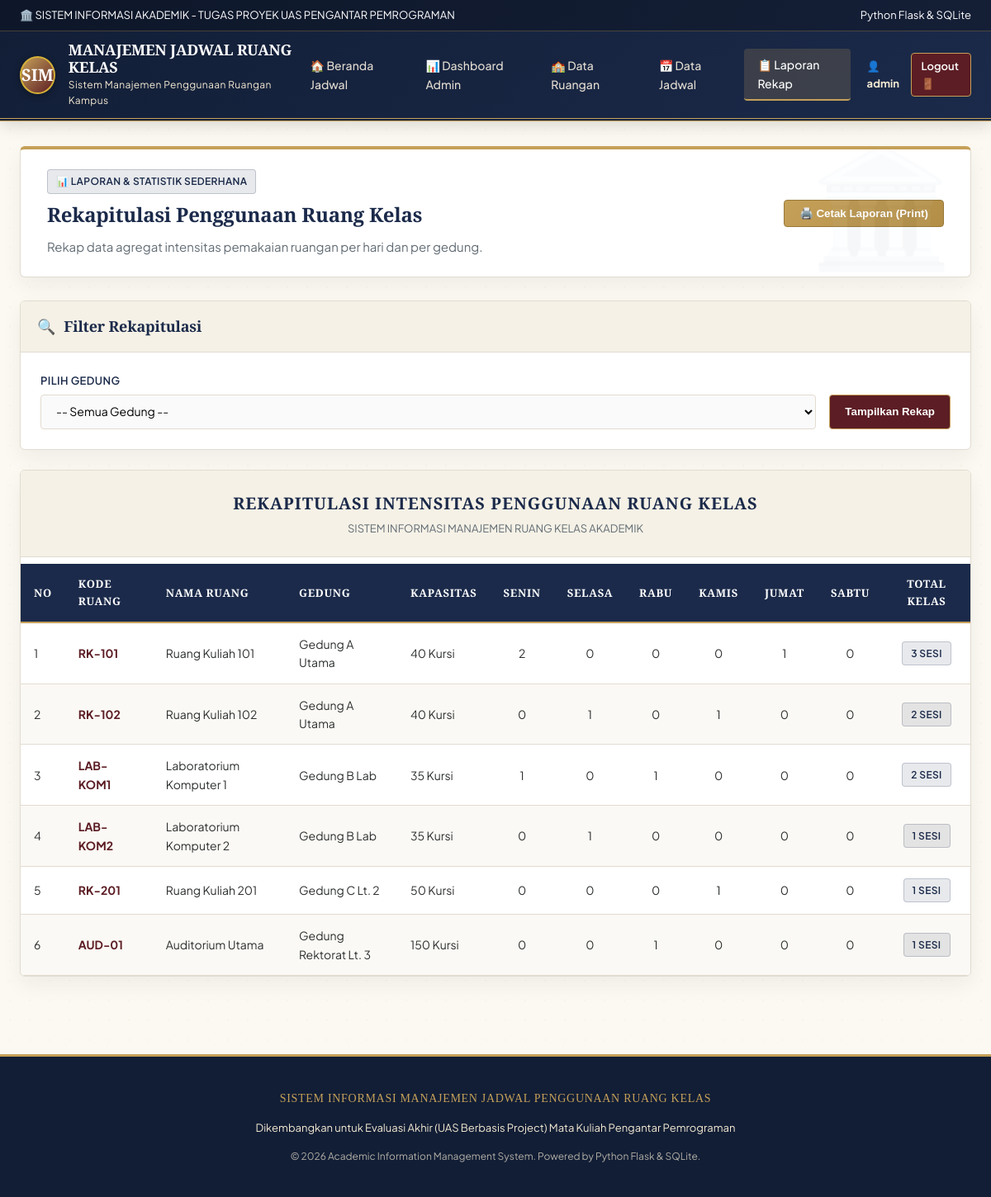
/admin/laporan (signed in), run on the app's committed database.
### tables this page shows
CREATE TABLE ruang (
            id INTEGER PRIMARY KEY AUTOINCREMENT,
            kode_ruang TEXT UNIQUE NOT NULL,
            nama_ruang TEXT NOT NULL,
            gedung TEXT NOT NULL,
            kapasitas INTEGER NOT NULL,
            fasilitas TEXT,
            status TEXT DEFAULT 'Tersedia'
        );

### app.py (the view)
@app.route('/admin/laporan')
@login_required
def laporan():
    conn = get_db_connection()
    cursor = conn.cursor()
    f_gedung = request.args.get('gedung', '').strip()
    sql_rekap = '''
        SELECT r.kode_ruang, r.nama_ruang, r.gedung, r.kapasitas, r.status,
               COUNT(j.id) AS total_jadwal,
               SUM(CASE WHEN j.hari = 'Senin' THEN 1 ELSE 0 END) AS count_senin,
               SUM(CASE WHEN j.hari = 'Selasa' THEN 1 ELSE 0 END) AS count_selasa,
               SUM(CASE WHEN j.hari = 'Rabu' THEN 1 ELSE 0 END) AS count_rabu,
               SUM(CASE WHEN j.hari = 'Kamis' THEN 1 ELSE 0 END) AS count_kamis,
               SUM(CASE WHEN j.hari = 'Jumat' THEN 1 ELSE 0 END) AS count_jumat,
               SUM(CASE WHEN j.hari = 'Sabtu' THEN 1 ELSE 0 END) AS count_sabtu
        FROM ruang r
        LEFT JOIN jadwal j ON r.id = j.ruang_id
    '''
    params = []
    if f_gedung:
        sql_rekap += ' WHERE r.gedung = ?'
        params.append(f_gedung)
    sql_rekap += ' GROUP BY r.id ORDER BY r.gedung ASC, r.kode_ruang ASC'
    cursor.execute(sql_rekap, params)
    rekap_ruang = cursor.fetchall()
    cursor.execute('SELECT DISTINCT gedung FROM ruang ORDER BY gedung ASC')
    gedung_list = [row['gedung'] for row in cursor.fetchall()]
    conn.close()
    return render_template('laporan.html', rekap_ruang=rekap_ruang, gedung_list=gedung_list, f_gedung=f_gedung)

### app.py (called while the page is built)
def login_required(f):
    @wraps(f)
    def decorated_function(*args, **kwargs):
        if 'user_id' not in session:
            flash('Silakan login terlebih dahulu untuk mengakses halaman admin.', 'warning')
            return redirect(url_for('login', next=request.url))
        return f(*args, **kwargs)
    return decorated_function

### database.py (called while the page is built)
def ensure_db_file():
    if os.environ.get('VERCEL') or os.environ.get('VERCEL_ENV'):
        if not os.path.exists(DATABASE_NAME):
            base_db = os.path.join(os.path.dirname(__file__), 'database.db')
            if os.path.exists(base_db):
                shutil.copy(base_db, DATABASE_NAME)

def get_db_connection():
    ensure_db_file()
    conn = sqlite3.connect(DATABASE_NAME)
    conn.row_factory = sqlite3.Row
    conn.execute("PRAGMA foreign_keys = ON")
    return conn

### templates/laporan.html (shortened to what this page needs)
{% extends "base.html" %}
{% block content %}
<div class="hero-academic no-print" style="padding: 24px 32px; border-top-color: var(--accent-gold);">
    <div style="display: flex; justify-content: space-between; align-items: center; flex-wrap: wrap; gap: 16px;">
        <div>
            <span class="badge-academic badge-navy" style="margin-bottom: 6px;">📊 Laporan &amp; Statistik Sederhana</span>
            <h1 class="hero-title" style="font-size: 24px;">Rekapitulasi Penggunaan Ruang Kelas</h1>
            <p class="hero-subtitle">Rekap data agregat intensitas pemakaian ruangan per hari dan per gedung.</p>
        </div>
        <button onclick="window.print()" class="btn-classic-gold">
            <span>🖨️ Cetak Laporan (Print)</span>
        </button>
    </div>
</div>
<div class="classic-card no-print">
    <div class="card-header-classic">
        <h3><span>🔍</span> Filter Rekapitulasi</h3>
    </div>
    <div class="card-body-classic">
        <form method="GET" action="{{ url_for('laporan') }}" style="display: flex; gap: 16px; align-items: flex-end;">
            <div class="form-group" style="margin-bottom:0; flex:1;">
                <label class="form-label">Pilih Gedung</label>
                <select name="gedung" class="form-control-classic">
                    <option value="">-- Semua Gedung --</option>
                </select>
            </div>
            <button type="submit" class="btn-classic-burgundy" style="height: 42px;">Tampilkan Rekap</button>
        </form>
    </div>
</div>
<div class="classic-card">
    <div class="card-header-classic" style="text-align: center; flex-direction: column; gap: 4px; padding: 24px;">
        <h2 class="title-academic" style="font-size: 20px; color: var(--primary-navy);">REKAPITULASI INTENSITAS PENGGUNAAN RUANG KELAS</h2>
        <p style="font-size: 13px; color: var(--text-muted);">SISTEM INFORMASI MANAJEMEN RUANG KELAS AKADEMIK</p>
    </div>
    <div class="card-body-classic" style="padding: 0;">
        <div class="table-responsive">
            <table class="table-classic">
                <thead>
                    <tr>
                        <th style="width: 50px;">No</th>
                        <th>Kode Ruang</th>
                        <th>Nama Ruang</th>
                        <th>Gedung</th>
                        <th>Kapasitas</th>
                        <th style="text-align: center;">Senin</th>
                        <th style="text-align: center;">Selasa</th>
                        <th style="text-align: center;">Rabu</th>
                        <th style="text-align: center;">Kamis</th>
                        <th style="text-align: center;">Jumat</th>
                        <th style="text-align: center;">Sabtu</th>
                        <th style="text-align: center;">Total Kelas</th>
                    </tr>
                </thead>
                <tbody>
                    {% if rekap_ruang %}
                        {% for r in rekap_ruang %}
                            <tr>
                                <td>{{ loop.index }}</td>
                                <td><strong style="color: var(--primary-burgundy);">{{ r.kode_ruang }}</strong></td>
                                <td>{{ r.nama_ruang }}</td>
                                <td>{{ r.gedung }}</td>
                                <td>{{ r.kapasitas }} Kursi</td>
                                <td style="text-align: center;">{{ r.count_senin or 0 }}</td>
                                <td style="text-align: center;">{{ r.count_selasa or 0 }}</td>
                                <td style="text-align: center;">{{ r.count_rabu or 0 }}</td>
                                <td style="text-align: center;">{{ r.count_kamis or 0 }}</td>
                                <td style="text-align: center;">{{ r.count_jumat or 0 }}</td>
                                <td style="text-align: center;">{{ r.count_sabtu or 0 }}</td>
                                <td style="text-align: center;">
                                    <span class="badge-academic badge-navy">{{ r.total_jadwal }} Sesi</span>
                                </td>
                            </tr>
                        {% endfor %}
                    {% else %}
                        <tr>
                            <td colspan="12" style="text-align: center; padding: 30px;">Tidak ada data rekapitulasi.</td>
                        </tr>
                    {% endif %}
                </tbody>
            </table>
        </div>
    </div>
</div>
{% endblock %}

### data on the page
ruang: kode_ruang "RK-101", nama_ruang "Ruang Kuliah 101", gedung "Gedung A Utama", kapasitas "40", count_senin "2", count_selasa "0", count_rabu "0", count_kamis "0", id "1", count_sabtu "0", total_jadwal "3"
ruang: kode_ruang "RK-102", nama_ruang "Ruang Kuliah 102", gedung "Gedung A Utama", kapasitas "40", count_senin "0", count_selasa "1", count_rabu "0", count_kamis "1", count_jumat "0", count_sabtu "0", total_jadwal "2"
ruang: kode_ruang "LAB-KOM1", nama_ruang "Laboratorium Komputer 1", gedung "Gedung B Lab", kapasitas "35", count_senin "1", count_selasa "0", count_rabu "1", count_kamis "0", count_jumat "0", count_sabtu "0", total_jadwal "2"
ruang: kode_ruang "LAB-KOM2", nama_ruang "Laboratorium Komputer 2", gedung "Gedung B Lab", kapasitas "35", count_senin "0", count_selasa "1", count_rabu "0", count_kamis "0", count_jumat "0", count_sabtu "0", total_jadwal "1"
ruang: kode_ruang "RK-201", nama_ruang "Ruang Kuliah 201", gedung "Gedung C Lt. 2", kapasitas "50", count_senin "0", count_selasa "0", count_rabu "0", count_kamis "1", count_jumat "0", count_sabtu "0", total_jadwal "1"
ruang: kode_ruang "AUD-01", nama_ruang "Auditorium Utama", gedung "Gedung Rektorat Lt. 3", kapasitas "150", count_senin "0", count_selasa "0", count_rabu "1", count_kamis "0", count_jumat "0", count_sabtu "0", total_jadwal "1"

### other printed values
{{ session.get('username') }} "admin"
